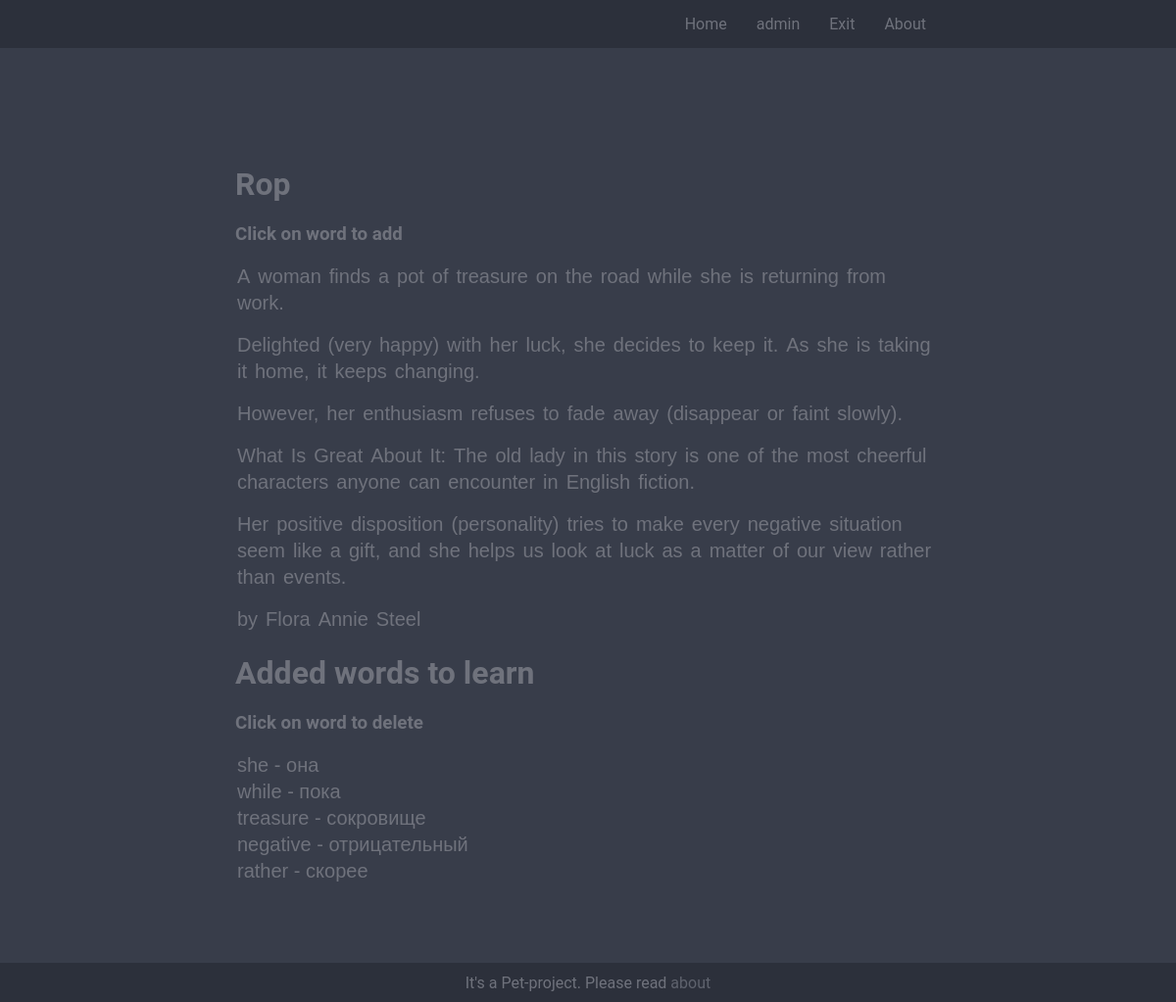
The app's page /showStory/30 (signed in) with its own data.
### goen/models.py (models this page shows, shortened)
class Story(models.Model):
    objects = models.Manager()
    name = models.CharField(max_length=128)
    whole_text = models.TextField()
    upload_date = models.DateTimeField(auto_now_add=True)
    cover = models.ImageField(upload_to='cover/%Y/%m/%d/', blank=True)
    class Meta:
        db_table = 'stories'

class WordLearned(models.Model):
    objects = models.Manager()
    progress = models.IntegerField(default=0)
    next_day_learn = models.DateField(auto_now_add=True)
    is_learned = models.BooleanField(default=False)
    learn_person = models.CharField(max_length=128)
    learn_word = models.ForeignKey(Word, on_delete=models.CASCADE)
    class Meta:
        db_table = 'wordLearned'

class Word(models.Model):
    objects = models.Manager()
    word_original = models.CharField(max_length=128)
    word_translate = models.CharField(max_length=128)
    word_description = models.TextField()
    story = models.ForeignKey(Story, on_delete=models.CASCADE)
    class Meta:
        db_table = 'words'

### goen/views.py (the view)
# urls.py: path('showStory/<int:story>', show_story_and_words, name='add_word'),
def show_story_and_words(request, story):
    user_pk = request.user.pk
    story = Story.objects.get(pk=story)
    words = WordLearned.objects.filter(learn_person=user_pk).filter(learn_word__story=story).order_by('pk')
    status = ''
    if request.method == 'POST':
        if request.POST.get('add'):
            add_word_to_learn(request.POST.get('add').lower(), story, user_pk)
        elif request.POST.get('delete'):
            WordLearned.objects.filter(pk=request.POST.get('delete')).delete()
    return render(request, 'showStory.html', {'words': words, 'name_story': story.name,
                                              'story': story.whole_text.split('\n'), 'status': status})

### goen/templates/showStory.html (shortened to what this page needs)
{% extends 'base.html' %}
{% block content %}
<div class="container">
    <h1>{{name_story}}</h1>
    <h3> Click on word to add</h3>
    <form method="post">
        {% for item in story %}
        <p class="show-story">
            {% for word in item.split %}
            <button class="btn-text" name="add" value={{word}}>{{ word }}</button>
            {% endfor %}
        </p>
        {% endfor %}
    </form>
    <h1>Added words to learn</h1>
    <h3>Click on word to delete</h3>
    <p class="show-story">
    <form method="post">
        {% for item in words %}
        <button class="btn-text" name="delete" value={{item.pk}}>{{item.learn_word.word_original}} -
            {{item.learn_word.word_translate}}
        </button>
        <br>
        {% endfor %}
    </form>
    </p>
</div>
{% endblock %}

### templates/base.html (shortened to what this page needs)
<!DOCTYPE html>
<html lang="en">
<head>
    {% load static %}
    <link rel="stylesheet" href="{% static 'css/style.css' %}" media="screen">
</head>
<body>
<nav>
    <ul>
        <li><a href="/">Home</a></li>
        {% if request.user.is_authenticated %}
        <li><a>{{user.username}}</a></li>
        <li><a href="/logout/">Exit</a></li>
        {% else %}
        <li><a href="/login/">Sign In</a></li>
        <li><a href="/register/">Sign Up</a></li>
        {% endif %}
        <li><a href="/about/">About</a></li>
    </ul>
</nav>
{% block content %} {% endblock %}
<footer>
    <p>It's a Pet-project. Please read <a class="link" href="/about/">about</a></p>
</footer>
</body>

### static/css/style.css (style rules this page uses)
:root { --first: #383d4a; --second: #6F727C; --third: #5f636e; --fourth: #2C303B; }
body { background-color: var(--first); margin: 0; font-family: "Roboto", sans-serif; color: var(--second); }
footer { position: fixed; left: center; bottom: 0; width: 100%; background-color: var(--fourth); color: var(--second); text-align: center; margin: 0px; height: 40px; justify-content: center; display: flex; align-items: center; }
.container { max-width: 60%; margin: 120px auto 120px; }
nav { background-color: var(--fourth); justify-content: center; display: flex; }
nav ul { list-style-type: none; margin: 0; padding: 0; width: 60%; justify-content: right; display: flex; align-items: center; }
nav li { display: inline-block; }
nav a { color: var(--second); text-decoration: none; padding: 15px; display: block; }
.link { color: var(--third); text-decoration: none; }
.btn-text { border: none; background-color: inherit; font-size: 20px; padding: 2px 2px; cursor: pointer; display: inline-block; color: var(--second); border-radius: 3px; }

### records on screen
Story: name "Rop"
WordLearned: {{ item.pk }} 306 (drawn), learn_word.word_original "she", learn_word.word_translate "она"
WordLearned: {{ item.pk }} 307 (drawn), learn_word.word_original "while", learn_word.word_translate "пока"
WordLearned: {{ item.pk }} 320 (drawn), learn_word.word_original "treasure", learn_word.word_translate "сокровище"
WordLearned: {{ item.pk }} 330 (drawn), learn_word.word_original "negative", learn_word.word_translate "отрицательный"
WordLearned: {{ item.pk }} 332 (drawn), learn_word.word_original "rather", learn_word.word_translate "скорее"

### other values on screen
{{ user.username }} "admin"
{{ word }} "A" "woman" "finds" "a" "pot" "of" "treasure" "on" "the" "road" "while" "she" "is" "returning" "from" "work." "Delighted" "(very" "happy)" "with" "her" "luck," "she" "decides" "to" "keep" "it." "As" "she" "is" "taking" "it" "home," "it" "keeps" "changing." "However," "her" "enthusiasm" "refuses" "to" "fade" "away" "(disappear" "or" "faint" "slowly)." "What" "Is" "Great" "About" "It:" "The" "old" "lady" "in" "this" "story" "is" "one" "of" "the" "most" "cheerful" "characters" "anyone" "can" "encounter" "in" "English" "fiction." "Her" "positive" "disposition" "(personality)" "tries" "to" "make" "every" "negative" "situation" "seem" "like" "a" "gift," "and" "she" "helps" "us" "look" "at" "luck" "as" "a" "matter" "of" "our" "view" "rather" "than" "events." "by" "Flora" "Annie" "Steel"
